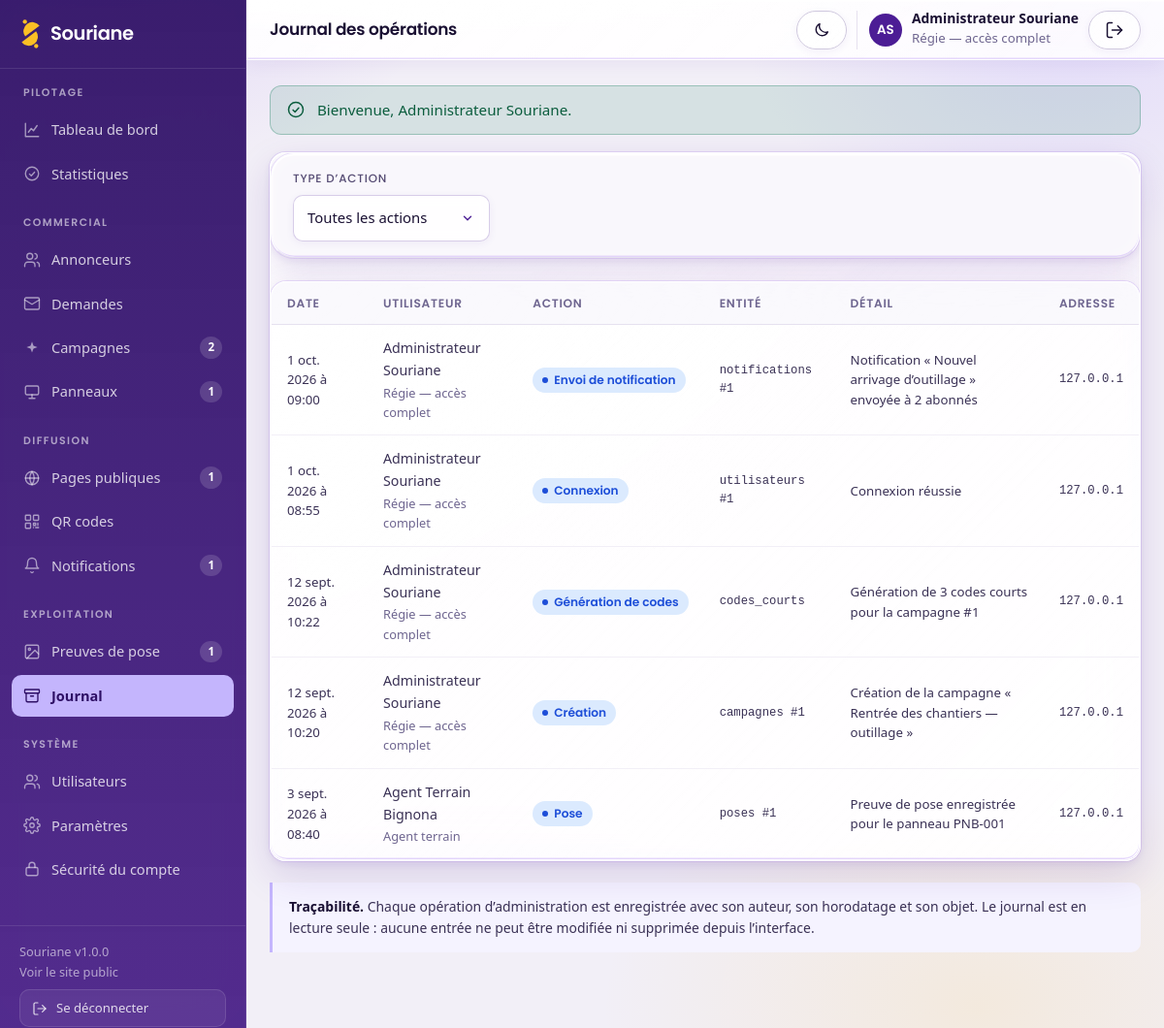
/admin/journal (signed in), run on the app's committed database.
### tables this page shows
CREATE TABLE `journal_operations` (
    `id`            BIGINT UNSIGNED NOT NULL AUTO_INCREMENT,
    `utilisateur_id` INT UNSIGNED NULL,
    `action`        VARCHAR(80)   NOT NULL,
    `entite`        VARCHAR(60)   NULL,
    `entite_id`     INT UNSIGNED  NULL,
    `detail`        VARCHAR(500)  NULL,
    `adresse_ip`    VARCHAR(64)   NULL,
    `date`          DATETIME      NOT NULL DEFAULT CURRENT_TIMESTAMP,
    PRIMARY KEY (`id`),
    KEY `idx_journal_date` (`date`),
    KEY `idx_journal_action` (`action`),
    KEY `fk_journal_user` (`utilisateur_id`),
    CONSTRAINT `fk_journal_user` FOREIGN KEY (`utilisateur_id`)
        REFERENCES `utilisateurs` (`id`) ON DELETE SET NULL ON UPDATE CASCADE
);

CREATE TABLE `utilisateurs` (
    `id`            INT UNSIGNED NOT NULL AUTO_INCREMENT,
    `nom`           VARCHAR(120)  NOT NULL,
    `email`         VARCHAR(180)  NOT NULL,
    `mot_de_passe`  VARCHAR(255)  NOT NULL COMMENT 'Empreinte Argon2id',
    `role`          ENUM('regie','agent','annonceur') NOT NULL DEFAULT 'agent',
    `annonceur_id`  INT UNSIGNED  NULL COMMENT 'Renseigné si role = annonceur',
    `telephone`     VARCHAR(30)   NULL,
    `actif`         TINYINT(1)    NOT NULL DEFAULT 1,
    `derniere_connexion` DATETIME NULL,
    `tentatives_echec` TINYINT UNSIGNED NOT NULL DEFAULT 0,
    `verrouille_jusqua` DATETIME  NULL,
     
     
     
     
     
    `totp_secret`        VARCHAR(255)  NULL COMMENT 'Secret TOTP, chiffré',
    `totp_actif`         TINYINT(1)    NOT NULL DEFAULT 0,
    `totp_confirme_le`   DATETIME      NULL,
    `totp_dernier_pas`   BIGINT UNSIGNED NULL COMMENT 'Intervalle de 30 s déjà consommé',
    `totp_codes_secours` TEXT          NULL COMMENT 'Empreintes SHA-256, une par ligne',
    `cree_le`       DATETIME      NOT NULL DEFAULT CURRENT_TIMESTAMP,
    `maj_le`        DATETIME      NOT NULL DEFAULT CURRENT_TIMESTAMP ON UPDATE CURRENT_TIMESTAMP,
    PRIMARY KEY (`id`),
    UNIQUE KEY `uk_utilisateurs_email` (`email`),
    KEY `idx_utilisateurs_role` (`role`),
    KEY `fk_utilisateurs_annonceur` (`annonceur_id`),
    CONSTRAINT `fk_utilisateurs_annonceur` FOREIGN KEY (`annonceur_id`)
        REFERENCES `annonceurs` (`id`) ON DELETE SET NULL ON UPDATE CASCADE
);

### app/views/admin/journal.php (the view, shortened to what the rows shown need)
<?php
$libellesActions = [
    'connexion'          => 'Connexion',
    'deconnexion'        => 'Déconnexion',
    'creation'           => 'Création',
    'modification'       => 'Modification',
    'suppression'        => 'Suppression',
    'reservation'        => 'Réservation',
    'retrait'            => 'Retrait',
    'generation_codes'   => 'Génération de codes',
    'pose'               => 'Pose',
    'envoi_notification' => 'Envoi de notification',
    'annulation'         => 'Annulation',
];
?>
<div class="panneau">
    <?php if ($entrees === []): ?>
        <div class="panneau__corps">
            <div class="etat-vide">
                <?= Icone::svg('archive') ?>
                <h3>Journal vide</h3>
                <p>Les opérations d’administration apparaîtront ici.</p>
            </div>
        </div>
    <?php else: ?>
        <div class="tableau-enveloppe">
            <table class="tableau">
                <thead>
                    <tr>
                        <th>Date</th>
                        <th>Utilisateur</th>
                        <th>Action</th>
                        <th>Entité</th>
                        <th>Détail</th>
                        <th>Adresse</th>
                    </tr>
                </thead>
                <tbody>
                    <?php foreach ($entrees as $entree): ?>
                        <tr>
                            <td class="texte-petit"><?= e(date_fr((string) $entree['date'], true)) ?></td>
                            <td>
                                <?= e((string) ($entree['utilisateur_nom'] ?? 'Système')) ?>
                                <?php if (!empty($entree['role'])): ?>
                                    <div class="tableau__secondaire">
                                        <?= e(\Souriane\Models\Utilisateur::ROLES[$entree['role']] ?? (string) $entree['role']) ?>
                                    </div>
                                <?php endif; ?>
                            </td>
                            <td>
                                <span class="etat etat--<?= $entree['action'] === 'suppression' ? 'annulee' : 'en_cours' ?>">
                                    <?= e($libellesActions[$entree['action']] ?? (string) $entree['action']) ?>
                                </span>
                            </td>
                            <td class="texte-petit monospace">
                                <?= e((string) ($entree['entite'] ?? '—')) ?>
                                <?= $entree['entite_id'] !== null ? '#' . e((string) $entree['entite_id']) : '' ?>
                            </td>
                            <td class="texte-petit"><?= e((string) ($entree['detail'] ?? '—')) ?></td>
                            <td class="texte-petit monospace"><?= e((string) ($entree['adresse_ip'] ?? '—')) ?></td>
                        </tr>
                    <?php endforeach; ?>
                </tbody>
            </table>
        </div>
    <?php endif; ?>
</div>

### app/views/layouts/admin.php (shortened to what the rows shown need)
<?php
$titrePage     = $titrePage ?? 'Tableau de bord';
$section       = $section ?? '';
$contenu       = $contenu ?? '';
$utilisateur = Auth::utilisateur();
$initiales   = '';
if ($utilisateur !== null) {
    $mots = preg_split('/\s+/', trim((string) $utilisateur['nom'])) ?: [];
    foreach (array_slice($mots, 0, 2) as $mot) {
        $initiales .= mb_strtoupper(mb_substr($mot, 0, 1));
    }
}
$menu = [
    [
        'titre' => 'Pilotage',
        'liens' => [
            ['cle' => 'tableau-de-bord', 'libelle' => 'Tableau de bord', 'url' => url('admin'), 'icone' => 'graphique'],
            ['cle' => 'statistiques',    'libelle' => 'Statistiques',    'url' => url('admin/statistiques'), 'icone' => 'coche-cercle'],
        ],
    ],
    [
        'titre' => 'Commercial',
        'liens' => [
            ['cle' => 'annonceurs', 'libelle' => 'Annonceurs', 'url' => url('admin/annonceurs'), 'icone' => 'utilisateurs'],
            ['cle' => 'demandes',   'libelle' => 'Demandes',   'url' => url('admin/demandes'),   'icone' => 'courriel'],
            ['cle' => 'campagnes',  'libelle' => 'Campagnes',  'url' => url('admin/campagnes'),  'icone' => 'etincelle'],
            ['cle' => 'panneaux',   'libelle' => 'Panneaux',   'url' => url('admin/panneaux'),   'icone' => 'panneau'],
        ],
    ],
    [
        'titre' => 'Diffusion',
        'liens' => [
            ['cle' => 'pages',         'libelle' => 'Pages publiques', 'url' => url('admin/pages'), 'icone' => 'site'],
            ['cle' => 'codes',         'libelle' => 'QR codes',        'url' => url('admin/codes'), 'icone' => 'qr'],
            ['cle' => 'notifications', 'libelle' => 'Notifications',   'url' => url('admin/notifications'), 'icone' => 'cloche'],
        ],
    ],
    [
        'titre' => 'Exploitation',
        'liens' => [
            ['cle' => 'poses',   'libelle' => 'Preuves de pose', 'url' => url('admin/poses'),   'icone' => 'photo'],
            ['cle' => 'journal', 'libelle' => 'Journal',         'url' => url('admin/journal'), 'icone' => 'archive'],
        ],
    ],
    [
        'titre' => 'Système',
        'liens' => [
            ['cle' => 'utilisateurs', 'libelle' => 'Utilisateurs', 'url' => url('admin/utilisateurs'), 'icone' => 'utilisateurs'],
            ['cle' => 'parametres',   'libelle' => 'Paramètres',   'url' => url('admin/parametres'),   'icone' => 'reglages'],
            ['cle' => 'securite',     'libelle' => 'Sécurité du compte', 'url' => url('admin/securite'), 'icone' => 'verrou'],
        ],
    ],
];
?>
<!DOCTYPE html>
<html lang="fr">
<head>
<link rel="stylesheet" href="<?= e(asset('css/app.css')) ?>">
<link rel="stylesheet" href="<?= e(asset('css/admin.css')) ?>">
</head>
<body class="admin">
<div class="admin-conteneur">
    <aside class="admin-laterale" id="admin-laterale">
        <nav class="admin-nav" aria-label="Navigation de l’administration">
            <?php foreach ($menu as $groupe): ?>
                <div class="admin-nav__groupe">
                    <div class="admin-nav__titre"><?= e($groupe['titre']) ?></div>
                    <?php foreach ($groupe['liens'] as $lien): ?>
                        <?php $actif = $lien['cle'] === $section; ?>
                        <a href="<?= e($lien['url']) ?>"<?= $actif ? ' class="actif" aria-current="page"' : '' ?>>
                            <?= Icone::svg($lien['icone']) ?>
                            <span><?= e($lien['libelle']) ?></span>
                        </a>
                    <?php endforeach; ?>
                </div>
            <?php endforeach; ?>
        </nav>
    </aside>
    <div class="admin-principal">
        <header class="admin-entete">
            <div class="pile">
                <h1 class="admin-entete__titre"><?= e($titrePage) ?></h1>
            </div>
            <div class="admin-entete__actions">
                <?php if ($utilisateur !== null): ?>
                    <div class="admin-entete__utilisateur">
                        <span class="avatar" aria-hidden="true"><?= e($initiales !== '' ? $initiales : 'SA') ?></span>
                        <span>
                            <strong style="display:block;line-height:1.2"><?= e((string) $utilisateur['nom']) ?></strong>
                            <span class="texte-petit"><?= e(\Souriane\Models\Utilisateur::ROLES[$utilisateur['role']] ?? $utilisateur['role']) ?></span>
                        </span>
                        <form method="post" action="<?= e(url('admin/deconnexion')) ?>" style="margin:0" id="formulaire-deconnexion-entete">
                            <button type="submit" class="btn btn--contour btn--petit" title="Se déconnecter" id="bouton-deconnexion-entete" aria-haspopup="dialog" aria-controls="dialogue-deconnexion">
                                <?= Icone::svg('deconnexion') ?>
                            </button>
                        </form>
                    </div>
                <?php endif; ?>
            </div>
        </header>
        <div class="admin-contenu">
            <?= $contenu ?>
        </div>
    </div>
</div>
</body>
</html>

### app/core/Icone.php (shortened to what the rows shown need)
<?php
final class Icone
{
    public static function svg(string $nom, string $classe = '', int $taille = 0): string
    {
        $trace = self::TRACES[$nom] ?? self::TRACES['info'];
        $pleines = ['whatsapp', 'facebook', 'youtube', 'etincelle'];
        $attributs = in_array($nom, $pleines, true)
            ? 'fill="currentColor" stroke="none"'
            : 'fill="none" stroke="currentColor" stroke-width="1.8" stroke-linecap="round" stroke-linejoin="round"';
        $dim = $taille > 0 ? sprintf(' width="%1$d" height="%1$d"', $taille, $taille) : '';
        $cls = $classe !== '' ? ' class="' . e($classe) . '"' : '';
        return sprintf(
            '<svg xmlns="http://www.w3.org/2000/svg" viewBox="0 0 24 24" aria-hidden="true" focusable="false"%s%s %s>%s</svg>',
            $dim,
            $cls,
            $attributs,
            $trace
        );
    }
}

### data on the page
journal_operations: libelle "Utilisateurs", date "1 oct. 2026 à 08:55", utilisateur.nom "Administrateur Souriane", utilisateur.role "Régie — accès complet", action "Connexion", entite "utilisateurs", entite "1", detail "Connexion réussie", adresse_ip "127.0.0.1"
utilisateurs: nom "Administrateur Souriane", role "Régie — accès complet"
journal_operations: date "1 oct. 2026 à 09:00", utilisateur.nom "Administrateur Souriane", utilisateur.role "Régie — accès complet", action "Envoi de notification", entite "notifications", entite "1", detail "Notification « Nouvel arrivage d’outillage » envoyée à 2 abonnés", adresse_ip "127.0.0.1"
journal_operations: date "12 sept. 2026 à 10:22", utilisateur.nom "Administrateur Souriane", utilisateur.role "Régie — accès complet", action "Génération de codes", entite "codes_courts", detail "Génération de 3 codes courts pour la campagne #1", adresse_ip "127.0.0.1"
journal_operations: date "12 sept. 2026 à 10:20", utilisateur.nom "Administrateur Souriane", utilisateur.role "Régie — accès complet", action "Création", entite "campagnes", entite "1", detail "Création de la campagne « Rentrée des chantiers — outillage »", adresse_ip "127.0.0.1"
journal_operations: date "3 sept. 2026 à 08:40", utilisateur.nom "Agent Terrain Bignona", utilisateur.role "Agent terrain", action "Pose", entite "poses", entite "1", detail "Preuve de pose enregistrée pour le panneau PNB-001", adresse_ip "127.0.0.1"

### other printed values
APP_NAME "Souriane"
$groupe['titre'] "PILOTAGE"
$lien['libelle'] "Tableau de bord"
$lien['libelle'] "Statistiques"
$groupe['titre'] "COMMERCIAL"
$lien['libelle'] "Annonceurs"
$lien['libelle'] "Demandes"
$lien['libelle'] "Campagnes"
$compteurs[$lien['cle']] "2"
$lien['libelle'] "Panneaux"
$compteurs[$lien['cle']] "1"
$groupe['titre'] "DIFFUSION"
$lien['libelle'] "Pages publiques"
$lien['libelle'] "QR codes"
$lien['libelle'] "Notifications"
